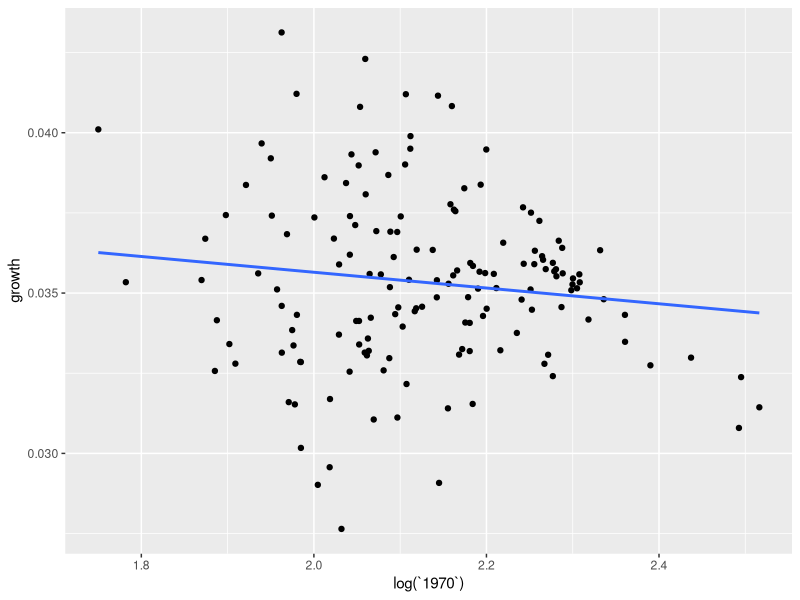
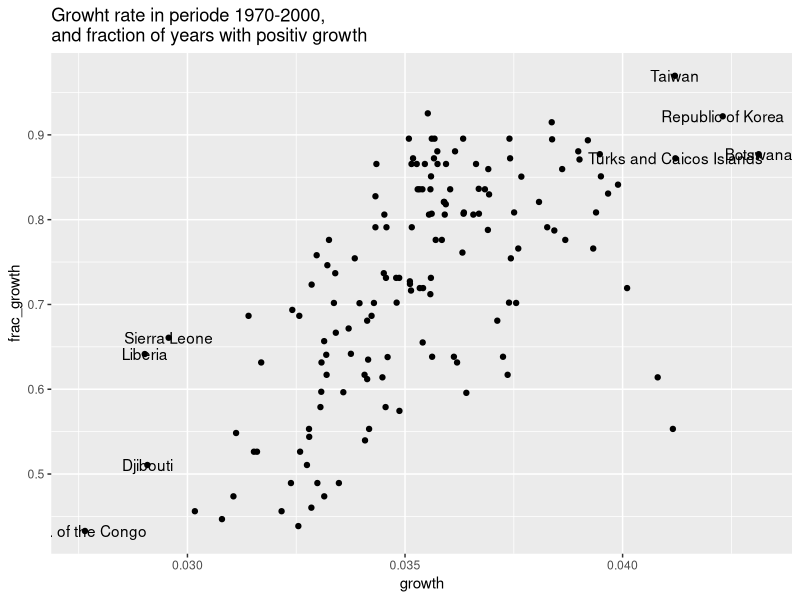

These figures' R source, in order:

# Seminar 4
library(tidyverse)

# 1) Download data mm.
pwt <- read.csv("data/pwt.csv")

# subsetting
gdp_nor <- pwt[pwt$countrycode == "NOR" & pwt$year %in% 1980:2000, c("year", "gdp")] 

# Annual growth rate
pwt |> 
    filter( country == "China",
            year %in% c(1970,2000)
            ) |> 
    mutate( lag_gdp = lag(gdp),
            growth = exp((log(gdp)-log(lag_gdp))/30)-1
            )


# The solow model: Poor countries grows faster than rich.

# 1)
pwt_growth <- as_tibble(pwt) |> 
    mutate( lgdp = log(gdp)
            ) |> 
    filter( year %in% c(1970,2000)
    ) |> 
    select(country, year, lgdp) |>
    pivot_wider( names_from = year, values_from =  lgdp 
                 ) |> 
    mutate( growth = exp(log(`2000`)-log(`1970`) )/30
            )


# 2) Growth rate rich vs. poor countries --------------------------------


pwt_growth |> 
    ggplot( aes( y = growth, x = log(`1970`) )
            ) +
    geom_point() +
    geom_smooth( method = "lm", se = F)

# 3) Create a dummy
growht_years <- pwt |>
    as_tibble() |>
    filter(!countrycode %in% c("ABW", "AGO", "AIA", "ALB", "ARE") 
           ) |>
    mutate(increased = ifelse(gdp > lag(gdp), 1, 0),
           indx = 1,
           .by = country
           ) |>
    filter( !is.na(increased) )


# Fraction of growht years
growht_years |> 
    summarise( frac_growth = sum(increased, na.rm = T)/sum(indx)
               )

# Compare growth to fraction growht years
df <- growht_years |> 
    summarise( frac_growth = sum(increased, na.rm = T)/sum(indx),
               .by = country
    ) |> 
    left_join(
    pwt_growth,
    join_by( country)
    ) |> 
    filter( !is.na( growth) )

df |> 
    ggplot( aes(x = growth, y = frac_growth) 
            ) +
    geom_point( ) +
    geom_text(
        data = df |> arrange(growth) |> tail(4),
        aes(x = growth, y = frac_growth, label = country),
        inherit.aes = F
    ) +
    geom_text(
        data = df |> arrange(growth) |> head(4),
        aes(x = growth, y = frac_growth, label = country),
        inherit.aes = F
    ) +
    labs( title = "Growht rate in periode 1970-2000,\nand fraction of years with positiv growth")


# 3 --------------------------------------------------------------




